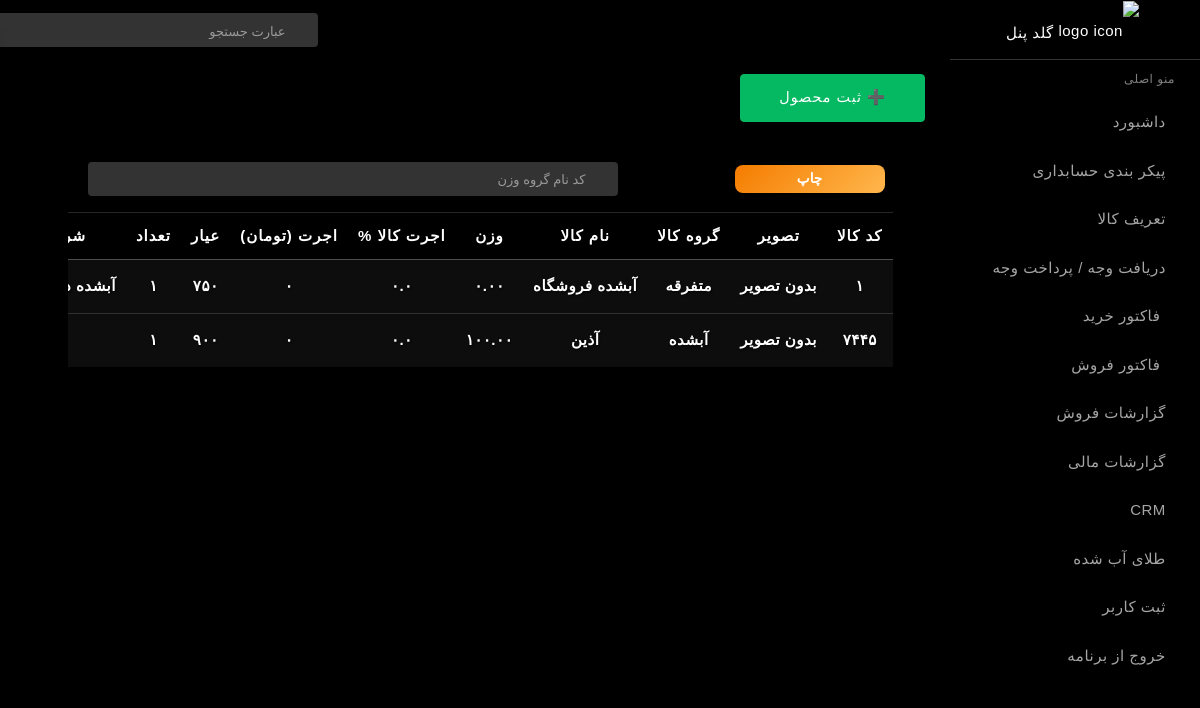
Page /product (signed in) on the earlier database version.
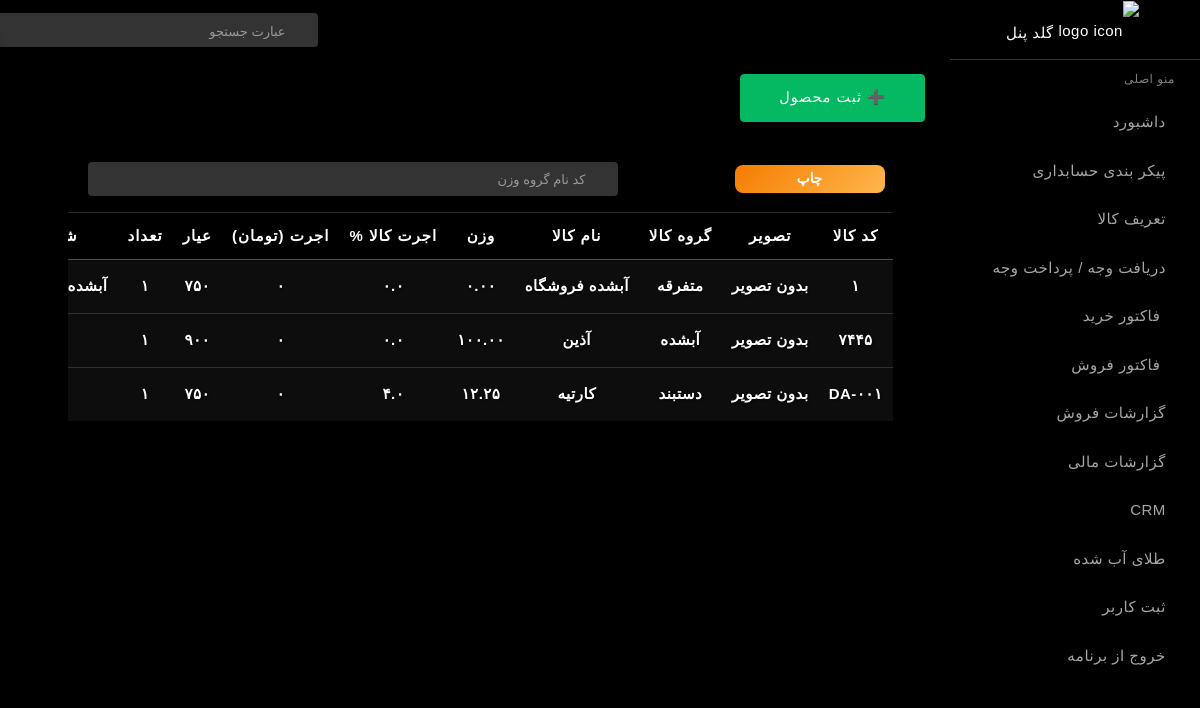
Same page on the later database version.
### dashboard/models.py (models this page shows, shortened)
class Product(models.Model):
    CATEGORY_CHOICES = [
        ('ab','آبشده'),
        ('mot','متفرقه'),
        ('bracelet', 'دستبند'),
        ('earing', 'گوشواره'),
        ('neckles', 'گردنبند'),
        ('set','سرویس'),
        ('ring', 'انگشتر'),
        ("coine","سکه"),
        ("nimset","نیم ست"),
        ("medal","مدال"),
        ("zanjir","زنجیر"),
        ('other','سایر')
    ]
    code=models.CharField(max_length=10,unique=True)
    name = models.CharField(max_length=200)
    category = models.CharField(max_length=50, choices=CATEGORY_CHOICES, default='bracelet')
    weight = models.DecimalField(max_digits=8, decimal_places=2, null=False, blank=False)
    initial_weight = models.DecimalField(max_digits=10,decimal_places=2,null=True,blank=True,verbose_name="وزن اولیه خرید")
    description = models.TextField(blank=True, null=True)
    quantity = models.PositiveIntegerField(null=True, blank=True,default=0)
    image = models.ImageField(upload_to='products/', blank=True, null=True)
    purity = models.CharField(max_length=10, verbose_name="عیار",default='750')
    labor = models.DecimalField(max_digits=4, decimal_places=1, default=0 , null=True, blank=True)  # اجرت هر گرم طلا
    laborprice = models.DecimalField(max_digits=14, decimal_places=0, default=0 , null=True, blank=True)  # اجرت هر گرم طلا
    price = models.DecimalField(max_digits=14, decimal_places=0, default=0 , null=True, blank=True)
    barcode_image = models.TextField(blank=True, null=True)  # ذخیره base64
    created = models.DateTimeField(auto_now_add=True)

### dashboard/views.py (the view)
# urls.py: path('product',views.product_view,name='product'),
@login_required(login_url='/')  # مسیر صفحه لاگین شما
def product_view(request):
    if request.method=='POST':
        form = ProductForm(request.POST, request.FILES)
        if form.is_valid():
            form.save()
            return redirect('product')
        else:
            print(form.errors)
            print('notvalid')
    else:
        form = ProductForm()
    products = list(Product.objects.all())
    products.sort(key=lambda x: 0 if x.code == '1' else 1)
    categories = category_map
    return render(request,'product.html',{'form':form,'products':products,'categories':categories})

### dashboard/templatetags/jalali_tags.py (called while the page is built)
def to_persian_digits(value: str) -> str:
    if value is None:
        return ""
    value = str(value)
    for i, d in enumerate("0123456789"):
        value = value.replace(d, PERSIAN_DIGITS[i])
    return value

@register.filter
def persian_digits(value):
    return to_persian_digits(value)

@register.filter
def persian_intcomma(value):
    if value is None:
        return ""
    try:
        number = Decimal(str(value))
    except (InvalidOperation, ValueError):
        return to_persian_digits(value)
    parts = str(number).split(".")
    integer_part = int(parts[0])
    formatted_int = f"{integer_part:,}"  # سه رقم سه رقم جدا
    if len(parts) > 1:  # اگر اعشار داشت
        decimal_part = parts[1].rstrip("0")  # صفرهای اضافه آخر حذف بشه
        if decimal_part:
            formatted = f"{formatted_int}.{decimal_part}"
        else:
            formatted = formatted_int
    else:
        formatted = formatted_int
    return to_persian_digits(formatted)

### dashboard/templates/product.html (shortened to what this page needs)
{% extends "_newsidebar.html" %}
{% block content %}
{%load static %}
{% load jalali_tags %}
        <button type="button" class="btn btn-success btn-lg  mt-1 mb-3 flex-shrink-0 "
            data-bs-toggle="modal" data-bs-target="#addModal" >
            ➕ ثبت محصول
        </button>
        <div class="col-lg-12">
            <div class="card mt-1">
                <div class="card-body">
                    <div class="d-flex justify-content-between align-items-center mb-3">
                        <button id="printProducts" class="btn-action mr-2" style="width: 150px;">چاپ </button>
                        <form class="search-bar">
                            <input type="text" id="productSearchInput" class="form-control " placeholder="کد نام گروه وزن">
                            <a href="javascript:void();"><i class="icon-magnifier"></i></a>
                        </form>
                    </div>
                    <div class="table-container table-responsive">
                        <table class="table table-hover table-glass" id="productTable">
                            <thead>
                                <tr>
                                    <th>کد کالا</th>
                                    <th>تصویر</th>
                                    <th>گروه کالا</th>
                                    <th>نام کالا</th>
                                    <th>وزن</th>
                                    <th>اجرت کالا %</th>
                                    <th>اجرت (تومان)</th>
                                    <th>عیار</th>
                                    <th>تعداد</th>
                                    <th>شرح کالا</th>
                                </tr>
                            </thead>
                            <tbody>
                                {% for product in products %}
                                    <tr id="product-row-{{ product.id }}">
                                       <td class="td-code">{{product.code|persian_digits}}</td>
                                    <td class="td-image">
                                        {% if product.image %}
                                            <img src="{{ product.image.url }}" alt='{{product.name}}' width="50">
                                        {% else %}
                                            بدون تصویر
                                        {% endif %}
                                    </td>
                                    <td class="td-category" data-value="{{ product.category }}">{{ product.category|cat_fa }}</td>
                                    <td class="td-name">{{ product.name }}</td>
                                    <td class="td-weight">{{ product.weight|persian_digits }}</td>
                                    <td class="td-labor">{{ product.labor|floatformat:1|persian_digits }}</td>
                                    <td class="td-laborprice">{{ product.laborprice|persian_intcomma }}</td>
                                    <td class="td-purity">{{ product.purity|persian_digits }}</td>
                                    <td class="td-quantity">{{ product.quantity|persian_digits }}</td>
                                    <td class="td-description">{{ product.description|persian_digits}}</td>
                                </tr>
                                {% empty %}
                                <tr>
                                    <td colspan="10" class="text-center text-centered">هیچ محصولی ثبت نشده است.</td>
                                </tr>
                                {% endfor %}
                            </tbody>
                        </table>
                    </div>
                </div>
            </div>
        </div>
    </div>
{% endblock %}

Differences in the rows shown:
added Product: code|persian_digits "DA-۰۰۱", image "بدون تصویر", category|cat_fa "دستبند", name "کارتیه", weight|persian_digits "۱۲.۲۵", labor|persian_digits "۴.۰", laborprice|persian_intcomma "۰", purity|persian_digits "۷۵۰", quantity|persian_digits "۱"
